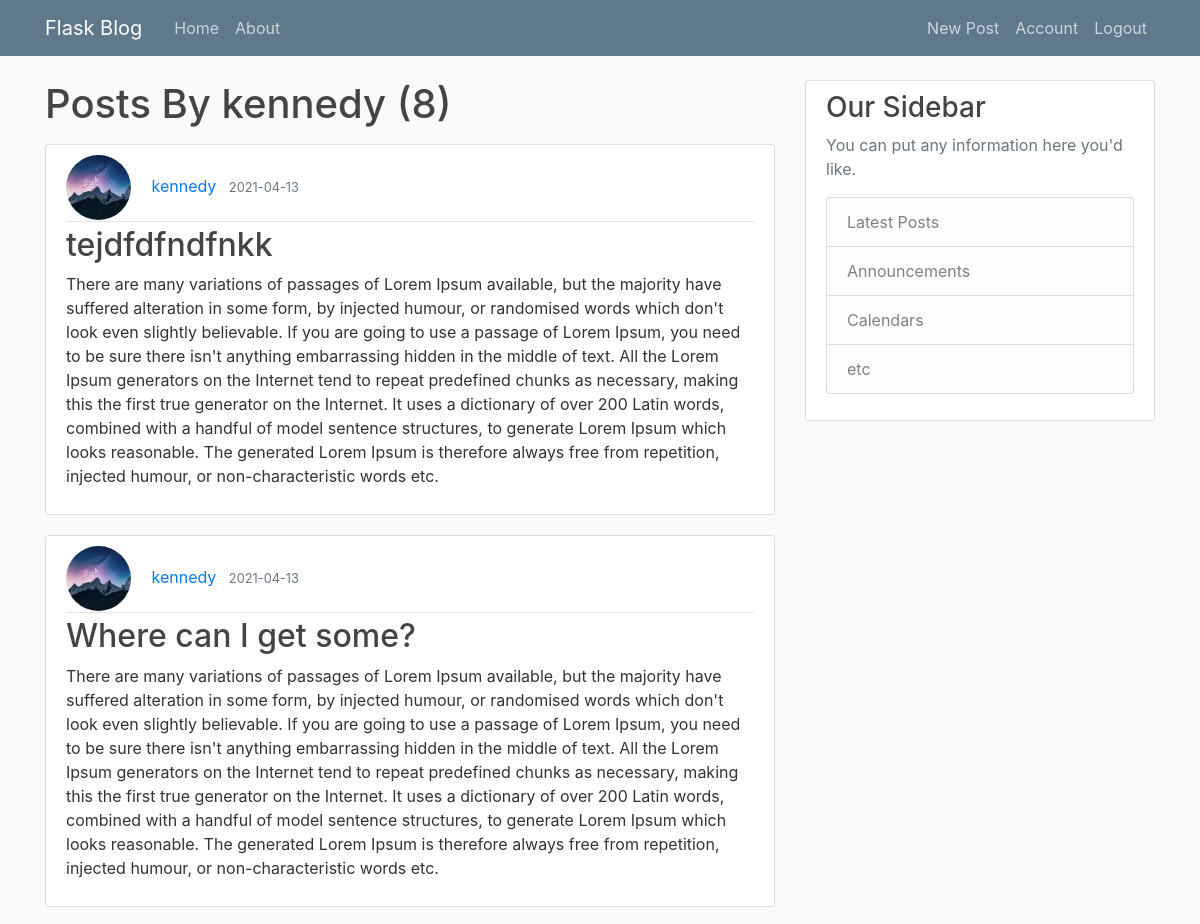
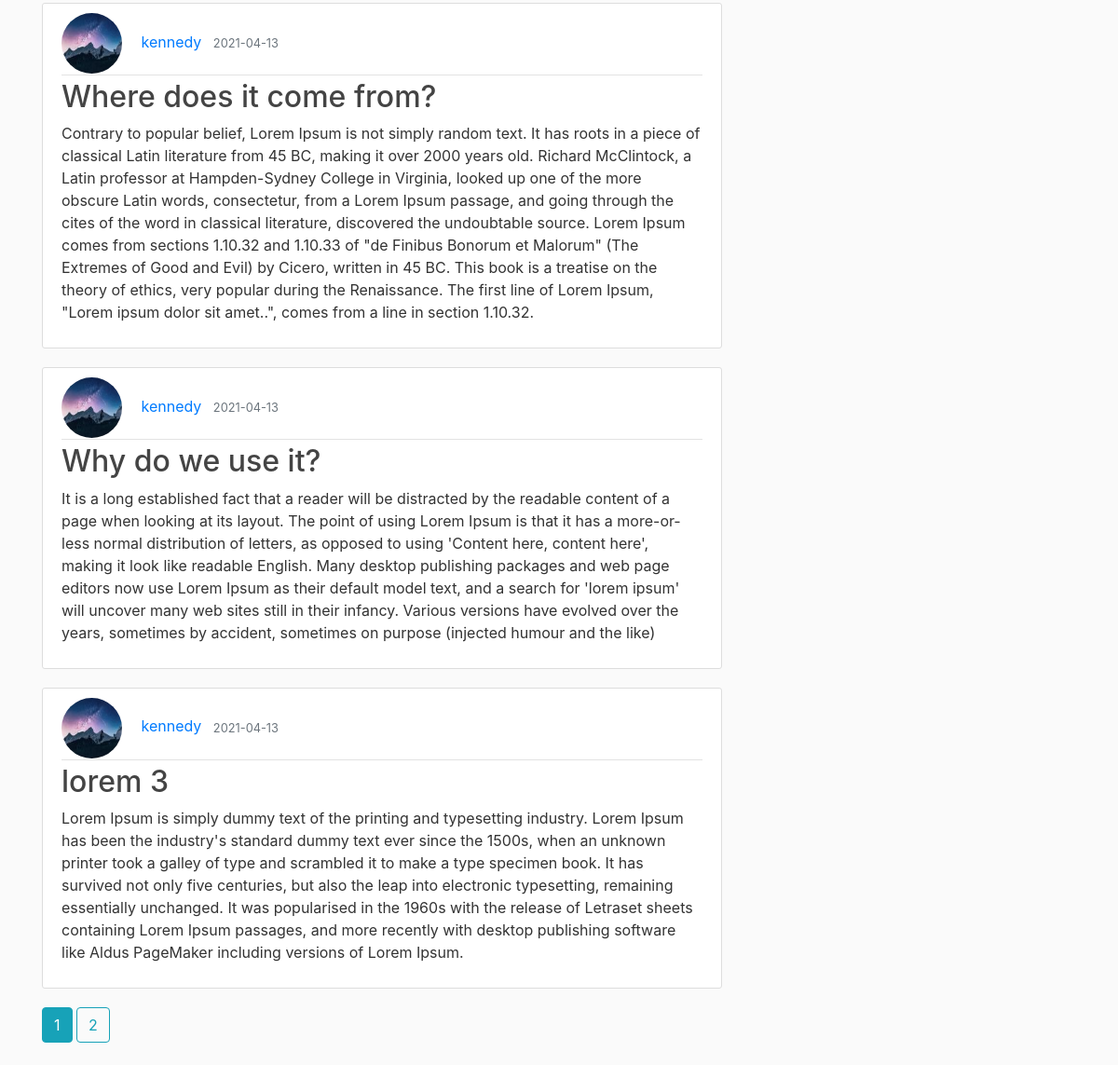
/user/kennedy (signed in), run on the app's committed database (2 pictures, top to bottom).
### models.py (models this page shows, shortened)
class User(db.Model, UserMixin):
    id = db.Column(db.Integer, primary_key=True)
    username = db.Column(db.String(20), unique=True, nullable=False)
    email = db.Column(db.String(120), unique=True, nullable=False)
    image_file = db.Column(db.String(20), nullable=False, default='default.jpg')
    password = db.Column(db.String(60), nullable=False)
    posts = db.relationship('Post', backref='author', lazy=True)

class Post(db.Model):
    id = db.Column(db.Integer, primary_key=True)
    title = db.Column(db.String(100), nullable=False)
    date_posted = db.Column(db.DateTime, nullable=False, default=datetime.utcnow)
    content = db.Column(db.Text, nullable=False)
    user_id = db.Column(db.Integer, db.ForeignKey('user.id'), nullable=False)

### app.py (the view)
@app.route("/user/<string:username>")
def user_posts(username):
    page = request.args.get('page', 1, type=int)
    user = User.query.filter_by(username=username).first_or_404()
    post = Post.query.filter_by(author=user) \
        .order_by(Post.date_posted.desc()) \
        .paginate(per_page=5, page=page)
    return render_template('user_post.html', posts=post, user=user)

### models.py (called while the page is built)
@login_manager.user_loader
def load_user(user_id):
    return User.query.get(int(user_id))

### templates/user_post.html
{% extends "layout.html" %}
{% block content %}
    <h1 class="mb-3">Posts By {{ user.username }} ({{ posts.total }})</h1>
    {% for post in posts.items %}
        <article class="media content-section">
            <div class="media-body">
                <div class="article-metadata">
                    <img class="rounded-circle article-img" src="{{ url_for('static',filename='profile_pics/'+ post.author.image_file) }}">
                    <a class="mr-2" href="{{ url_for('user_posts',username=post.author.username) }}">{{ post.author.username }}</a>
                    <small class="text-muted">{{ post.date_posted.strftime('%Y-%m-%d') }}</small>
                </div>
                <h2><a class="article-title" href="{{ url_for('post',post_id=post.id) }}">{{ post.title }}</a></h2>
                <p class="article-content">{{ post.content }}</p>
            </div>
        </article>
    {% endfor %}
    {% for page_num in posts.iter_pages(left_edge=1,right_edge=1,left_current=1,right_current=2) %}
        {% if page_num %}
            {% if posts.page ==page_num %}
            <a class="btn btn-info mb-4" href="{{ url_for('user_posts',username =user.username,page=page_num) }}">{{ page_num }}</a>
            {% else %}
            <a class="btn btn-outline-info mb-4" href="{{ url_for('user_posts',username =user.username,page=page_num) }}">{{ page_num }}</a>
            {% endif %}
        {% else %}
            .....
        {% endif %}
    {% endfor %}
{% endblock content %}

### static/main.css (style rules this page uses)
body { background: #fafafa; color: #333333; margin-top: 5rem; }
h1, h2, h3, h4, h5, h6 { color: #444444; }
.content-section { background: #ffffff; padding: 10px 20px; border: 1px solid #dddddd; border-radius: 3px; margin-bottom: 20px; }
.article-title { color: #444444; }
.article-content { white-space: pre-line; }
.article-img { height: 65px; width: 65px; margin-right: 16px; }
.article-metadata { padding-bottom: 1px; margin-bottom: 4px; border-bottom: 1px solid #e3e3e3 }

### data on the page
User: username "kennedy"
Post: image_file (picture), author.username "kennedy", date_posted "2021-04-13", title "tejdfdfndfnkk", content "There are many variations of passages of Lorem Ipsum available, but the majority have suffered alteration in some form, by injected humour, or randomised words which don't look even slightly believable. If you are going to use a passage of Lorem Ipsum, you need to be sure there isn't anything embarrassing hidden in the middle of text. All the Lorem Ipsum generators on the Internet tend to repeat predefined chunks as necessary, making this the first true generator on the Internet. It uses a dictionary of over 200 Latin words, combined with a handful of model sentence structures, to generate Lorem Ipsum which looks reasonable. The generated Lorem Ipsum is therefore always free from…"
Post: image_file (picture), author.username "kennedy", date_posted "2021-04-13", title "Where can I get some?", content "There are many variations of passages of Lorem Ipsum available, but the majority have suffered alteration in some form, by injected humour, or randomised words which don't look even slightly believable. If you are going to use a passage of Lorem Ipsum, you need to be sure there isn't anything embarrassing hidden in the middle of text. All the Lorem Ipsum generators on the Internet tend to repeat predefined chunks as necessary, making this the first true generator on the Internet. It uses a dictionary of over 200 Latin words, combined with a handful of model sentence structures, to generate Lorem Ipsum which looks reasonable. The generated Lorem Ipsum is therefore always free from…"
Post: image_file (picture), author.username "kennedy", date_posted "2021-04-13", title "Where does it come from?", content "Contrary to popular belief, Lorem Ipsum is not simply random text. It has roots in a piece of classical Latin literature from 45 BC, making it over 2000 years old. Richard McClintock, a Latin professor at Hampden-Sydney College in Virginia, looked up one of the more obscure Latin words, consectetur, from a Lorem Ipsum passage, and going through the cites of the word in classical literature, discovered the undoubtable source. Lorem Ipsum comes from sections 1.10.32 and 1.10.33 of \"de Finibus Bonorum et Malorum\" (The Extremes of Good and Evil) by Cicero, written in 45 BC. This book is a treatise on the theory of ethics, very popular during the Renaissance. The first line of Lorem Ipsum,…"
Post: image_file (picture), author.username "kennedy", date_posted "2021-04-13", title "Why do we use it?", content "It is a long established fact that a reader will be distracted by the readable content of a page when looking at its layout. The point of using Lorem Ipsum is that it has a more-or-less normal distribution of letters, as opposed to using 'Content here, content here', making it look like readable English. Many desktop publishing packages and web page editors now use Lorem Ipsum as their default model text, and a search for 'lorem ipsum' will uncover many web sites still in their infancy. Various versions have evolved over the years, sometimes by accident, sometimes on purpose (injected humour and the like)"
Post: image_file (picture), author.username "kennedy", date_posted "2021-04-13", title "lorem 3", content "Lorem Ipsum is simply dummy text of the printing and typesetting industry. Lorem Ipsum has been the industry's standard dummy text ever since the 1500s, when an unknown printer took a galley of type and scrambled it to make a type specimen book. It has survived not only five centuries, but also the leap into electronic typesetting, remaining essentially unchanged. It was popularised in the 1960s with the release of Letraset sheets containing Lorem Ipsum passages, and more recently with desktop publishing software like Aldus PageMaker including versions of Lorem Ipsum."

### other printed values
{{ posts.total }} "8"
{{ page_num }} "1"
{{ page_num }} "2"
